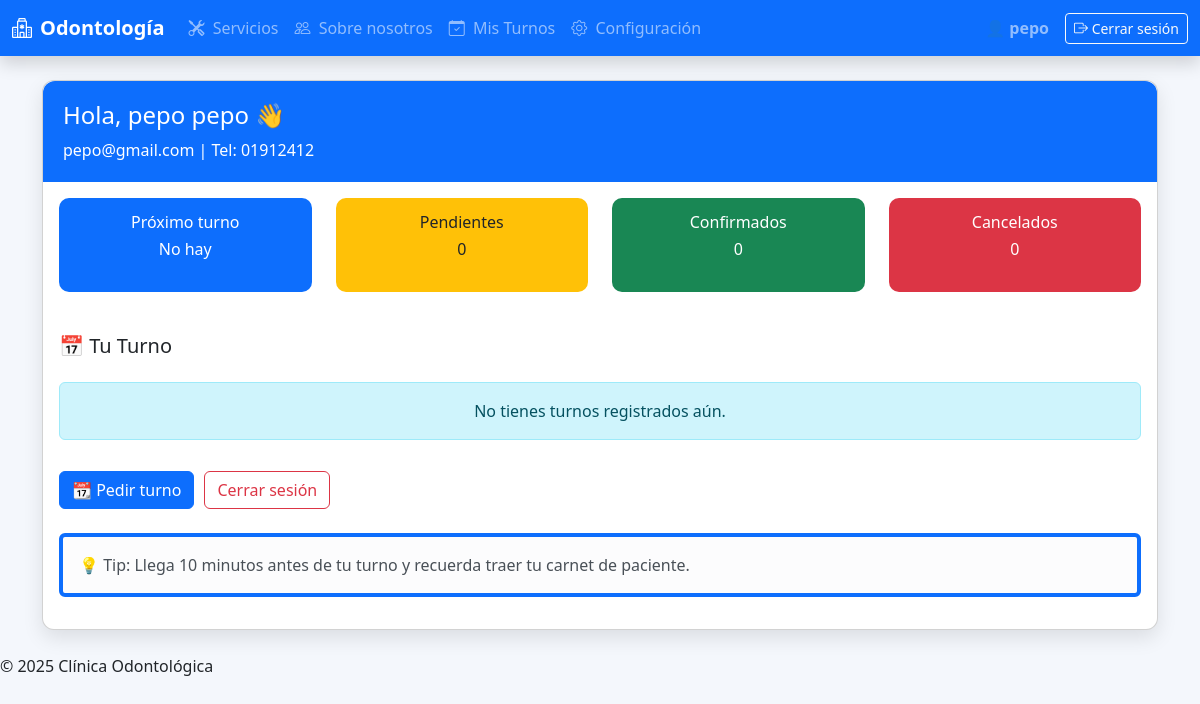
The app's page /panel_paciente.php (signed in), older data.
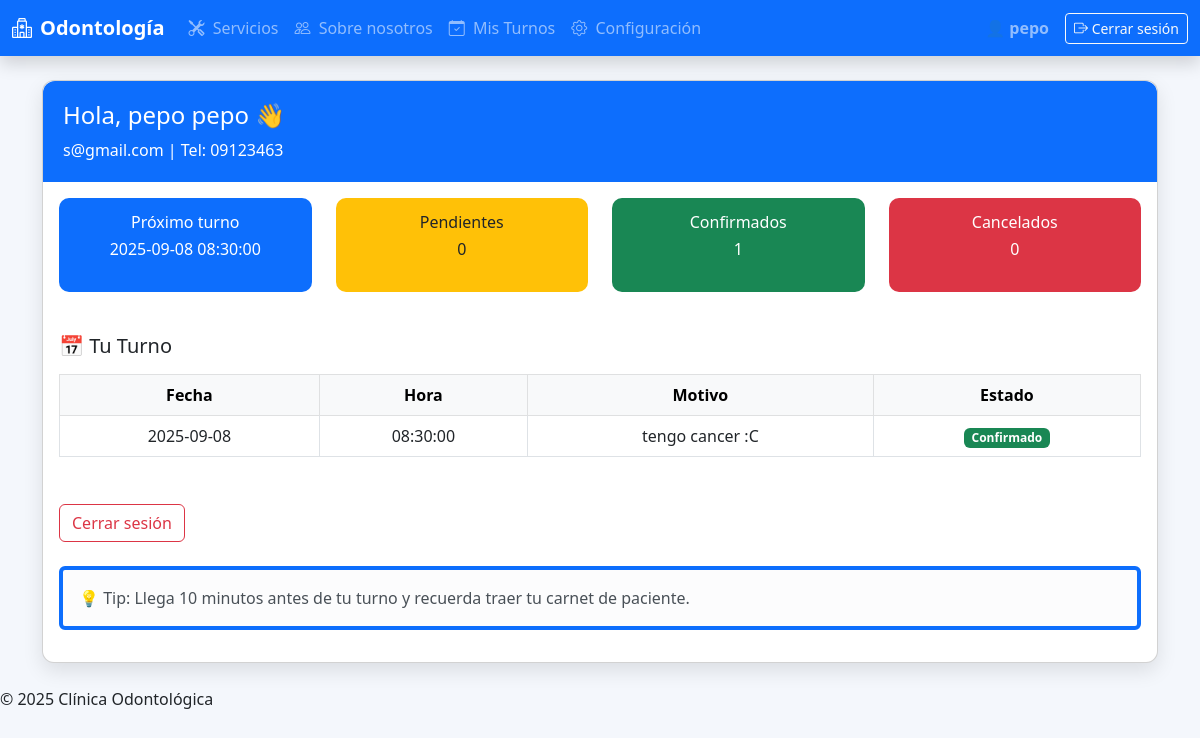
The same page, newer data.
### tables this page shows
CREATE TABLE IF NOT EXISTS `usuarios` (
  `id` int(11) NOT NULL AUTO_INCREMENT,
  `nombre_usuario` varchar(100) NOT NULL,
  `contrasena` varchar(255) NOT NULL,
  `rol` varchar(20) NOT NULL DEFAULT 'paciente',
  `id_paciente` int(11) DEFAULT NULL,
  `id_dentista` int(11) DEFAULT NULL,
  PRIMARY KEY (`id`),
  UNIQUE KEY `nombre_usuario` (`nombre_usuario`),
  KEY `fk_usuario_paciente` (`id_paciente`)
);

CREATE TABLE IF NOT EXISTS `pacientes` (
  `id` int(11) NOT NULL AUTO_INCREMENT,
  `nombre` varchar(100) NOT NULL,
  `apellido` varchar(100) NOT NULL,
  `email` varchar(100) NOT NULL,
  `telefono` varchar(20) DEFAULT NULL,
  `cedula` varchar(20) NOT NULL,
  `fecha_nacimiento` date DEFAULT NULL,
  PRIMARY KEY (`id`),
  UNIQUE KEY `email` (`email`),
  UNIQUE KEY `cedula` (`cedula`)
);

CREATE TABLE IF NOT EXISTS `turnos` (
  `id` int(11) NOT NULL AUTO_INCREMENT,
  `id_pacientes` int(11) NOT NULL,
  `fecha_turno` date NOT NULL,
  `hora_turno` time NOT NULL,
  `motivo` text DEFAULT NULL,
  `estado` enum('pendiente','confirmado','cancelado') DEFAULT 'pendiente',
  PRIMARY KEY (`id`),
  KEY `id_pacientes` (`id_pacientes`)
);

### panel_paciente.php (the view, shortened to what this page needs)
<?php
include("includes/db.php");
include("includes/header.php");
$usuario = $_SESSION['usuario'];
$stmt = $conn->prepare("
    SELECT u.rol, p.id AS paciente_id, p.nombre, p.apellido, p.email, p.telefono
    FROM usuarios u
    LEFT JOIN pacientes p ON u.id_paciente = p.id
    WHERE u.nombre_usuario = ?
");
$stmt->bind_param("s", $usuario);
$stmt->execute();
$result = $stmt->get_result();
$data = $result->fetch_assoc();
$pacienteId = $data['paciente_id'];
$stmt_turno = $conn->prepare("SELECT * FROM turnos WHERE id_pacientes = ? AND estado IN ('pendiente','confirmado') ORDER BY fecha_turno ASC, hora_turno ASC LIMIT 1");
$stmt_turno->bind_param("i", $pacienteId);
$stmt_turno->execute();
$resultadoTurno = $stmt_turno->get_result();
$turnoActivo = $resultadoTurno->fetch_assoc();
$totalPendientes = $conn->query("SELECT COUNT(*) AS total FROM turnos WHERE id_pacientes = $pacienteId AND estado='pendiente'")->fetch_assoc()['total'];
$totalConfirmados = $conn->query("SELECT COUNT(*) AS total FROM turnos WHERE id_pacientes = $pacienteId AND estado='confirmado'")->fetch_assoc()['total'];
$totalCancelados = $conn->query("SELECT COUNT(*) AS total FROM turnos WHERE id_pacientes = $pacienteId AND estado='cancelado'")->fetch_assoc()['total'];
?>
<!DOCTYPE html>
<html lang="es">
<head>
  <link href="https://cdn.jsdelivr.net/npm/bootstrap@5.3.0/dist/css/bootstrap.min.css" rel="stylesheet" />
<link rel="stylesheet" href="css/panel_paciente.css">
</head>
<body>
<div class="container my-4">
  <div class="card">
    <div class="header">
      <h3>Hola, <?= htmlspecialchars($data['nombre'] . " " . $data['apellido']) ?> 👋</h3>
      <p><?= htmlspecialchars($data['email']) ?> | Tel: <?= htmlspecialchars($data['telefono']) ?></p>
    </div>
    <div class="card-body">
      <div class="row mb-4 text-center">
        <div class="col-md-3 mb-2">
          <div class="dashboard-card bg-primary">
            <h6>Próximo turno</h6>
            <p><?= $turnoActivo ? htmlspecialchars($turnoActivo['fecha_turno'] . " " . $turnoActivo['hora_turno']) : "No hay" ?></p>
          </div>
        </div>
        <div class="col-md-3 mb-2">
          <div class="dashboard-card bg-warning text-dark">
            <h6>Pendientes</h6>
            <p><?= $totalPendientes ?></p>
          </div>
        </div>
        <div class="col-md-3 mb-2">
          <div class="dashboard-card bg-success">
            <h6>Confirmados</h6>
            <p><?= $totalConfirmados ?></p>
          </div>
        </div>
        <div class="col-md-3 mb-2">
          <div class="dashboard-card bg-danger">
            <h6>Cancelados</h6>
            <p><?= $totalCancelados ?></p>
          </div>
        </div>
      </div>
      <h5 class="card-title mb-3">📅 Tu Turno</h5>
      <?php if ($turnoActivo): ?>
        <div class="table-responsive">
          <table class="table table-bordered align-middle text-center">
            <thead class="table-light">
              <tr>
                <th>Fecha</th>
                <th>Hora</th>
                <th>Motivo</th>
                <th>Estado</th>
              </tr>
            </thead>
            <tbody>
              <tr>
                <td><?= htmlspecialchars($turnoActivo['fecha_turno']) ?></td>
                <td><?= htmlspecialchars($turnoActivo['hora_turno']) ?></td>
                <td><?= htmlspecialchars($turnoActivo['motivo']) ?></td>
                <td>
                  <?php
                    switch ($turnoActivo['estado']) {
                      case 'confirmado': echo '<span class="badge bg-success">Confirmado</span>'; break;
                    }
                  ?>
                </td>
              </tr>
            </tbody>
          </table>
        </div>
      <?php else: ?>
        <div class="alert alert-info text-center mt-4">
          No tienes turnos registrados aún.
        </div>
      <?php endif; ?>
      <div class="d-flex flex-column flex-md-row mt-3">
        <?php if ($turnoActivo && $turnoActivo['estado'] !== 'confirmado'): ?>
            <a href="/odontologia/pacientes/modificar_turno.php" class="btn btn-warning btn-turno">✏️ Modificar turno</a>
        <?php elseif (!$turnoActivo): ?>
            <a href="/odontologia/pacientes/solicitar_turno.php" class="btn btn-primary btn-turno">📆 Pedir turno</a>
        <?php endif; ?>
        <a href="/odontologia/logout.php" class="btn btn-outline-danger btn-turno">Cerrar sesión</a>
      </div>
      <div class="alert alert-light border-start border-4 border-primary mt-4">
        💡 Tip: Llega 10 minutos antes de tu turno y recuerda traer tu carnet de paciente.
      </div>
    </div>
  </div>
</div>
<?php include("includes/footer.php"); ?>
</body>
</html>

### includes/header.php (shortened to what this page needs)
<?php
$logoLink = '/odontologia/index.php';
?>
<!DOCTYPE html>
<html lang="es">
<head>
    <link href="https://cdn.jsdelivr.net/npm/bootstrap@5.3.3/dist/css/bootstrap.min.css" rel="stylesheet">
    <link href="https://cdn.jsdelivr.net/npm/bootstrap-icons@1.10.5/font/bootstrap-icons.css" rel="stylesheet">
</head>
<body>
<nav class="navbar navbar-expand-lg navbar-dark bg-primary mb-4 shadow">
    <div class="container-fluid">
        <a class="navbar-brand fw-bold" href="<?= $logoLink ?>">
            <i class="bi bi-hospital me-2"></i>Odontología
        </a>
        <div class="collapse navbar-collapse" id="navbarOpciones">
            <ul class="navbar-nav me-auto mb-2 mb-lg-0">
                <?php if (isset($_SESSION['rol'])): ?>
                    <li class="nav-item">
                        <a class="nav-link" href="/odontologia/servicios.php"><i class="bi bi-tools me-1"></i> Servicios</a>
                    </li>
                    <li class="nav-item">
                        <a class="nav-link" href="/odontologia/sobre_nosotros.php"><i class="bi bi-people me-1"></i> Sobre nosotros</a>
                    </li>
                    <?php if ($_SESSION['rol'] === 'paciente'): ?>
                        <li class="nav-item">
                            <a class="nav-link" href="/odontologia/panel_paciente.php">
                                <i class="bi bi-calendar-check me-1"></i> Mis Turnos
                            </a>
                        </li>
                        <li class="nav-item">
                            <a class="nav-link" href="/odontologia/configuracion_perfil.php">
                                <i class="bi bi-gear me-1"></i> Configuración
                            </a>
                        </li>
                    <?php endif; ?>
                <?php endif; ?>
            </ul>
            <div class="d-flex align-items-center ms-auto">
                <?php if (isset($_SESSION['usuario'])): ?>
                    <span class="navbar-text me-3 fw-semibold">👤 <?= $_SESSION['usuario'] ?></span>
                    <a href="/odontologia/logout.php" class="btn btn-outline-light btn-sm">
                        <i class="bi bi-box-arrow-right"></i> Cerrar sesión
                    </a>
                <?php else: ?>
                    <a href="/odontologia/Registro_de_Usuario.php" class="btn btn-light fw-semibold shadow-sm">
                        <i class="bi bi-person-plus"></i> Crear Cuenta
                    </a>
                <?php endif; ?>
            </div>
        </div>
    </div>
</nav>
</body>
</html>

### includes/footer.php (shortened to what this page needs)
  <footer>
    <p>&copy; 2025 Clínica Odontológica</p>
  </footer>
</body>
</html>

### css/panel_paciente.css (style rules this page uses)
body { background: #f4f7fc; font-family: 'Segoe UI', sans-serif; }
.card { box-shadow: 0 8px 20px rgba(0, 0, 0, 0.1); border-radius: 12px; }
.header { background: #0d6efd; color: white; padding: 20px; border-radius: 12px 12px 0 0; }
.header h3 { font-size: clamp(1.2rem, 2vw, 1.8rem); }
.header p { font-size: clamp(0.9rem, 1.5vw, 1rem); margin: 0; }
.btn-turno { margin-top: 15px; width: 100%; }
@media (min-width: 768px) { .btn-turno { width: auto; margin-right: 10px; } }
table { font-size: clamp(0.8rem, 1.5vw, 1rem); }
.dashboard-card { padding: 15px; border-radius: 10px; color: white; margin-bottom: 10px; }
.dashboard-card h6 { margin-bottom: 5px; }

Row changes from the older to the newer data that the page shows:
changed through a linked row, usuarios "pepo pepo": id_paciente.email "pepo@gmail.com" → "s@gmail.com"; id_paciente.telefono "01912412" → "09123463"
added turnos: fecha_turno+hora_turno "2025-09-08 08:30:00", fecha_turno "2025-09-08", hora_turno "08:30:00", motivo "tengo cancer :C"
Text that changed along with them:
$totalConfirmados: "0" → "1"
text no longer shown: "No hay No tienes turnos registrados aún. 📆 Pedir turno"
text now shown: "Fecha Hora Motivo Estado Confirmado"
